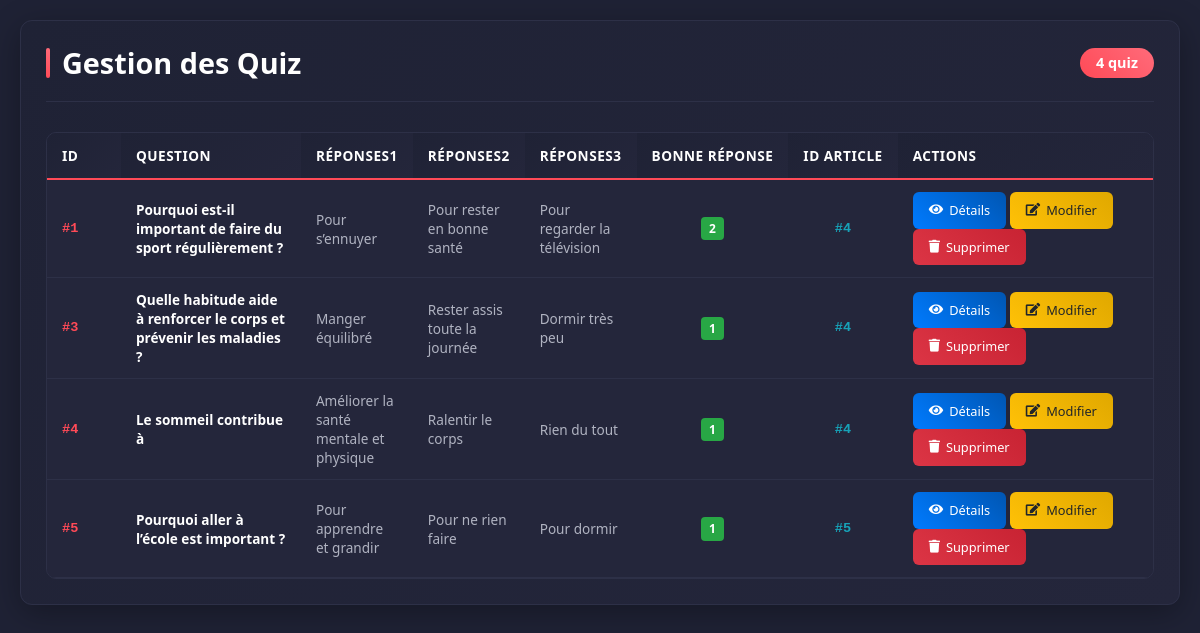
Page /view/backoffice/quiz/listeQuiz.php on the committed database.
### tables this page shows
CREATE TABLE `quiz` (
  `id_quiz` int(11) NOT NULL,
  `question` text NOT NULL,
  `reponse1` varchar(255) NOT NULL,
  `reponse2` varchar(255) NOT NULL,
  `reponse3` varchar(255) NOT NULL,
  `bonne_reponse` varchar(10) NOT NULL,
  `id_article` int(11) NOT NULL
);

### controller/QuizController.php (called while the page is built, shortened)
<?php
class QuizController {
    public function listQuiz() {
        $sql = "SELECT * FROM quiz";
        $db = config::getConnexion();
        try {
            $list = $db->query($sql);
            return $list;
        } catch (Exception $e) {
            die('Error:' . $e->getMessage());
        }
    }
    public function getQuizCount() {
        return $this->getTableCount('quiz');
    }
    private function getTableCount($tableName) {
        try {
            $db = config::getConnexion();
            $allowedTables = ['article', 'quiz'];
            $stmt = $db->query("SELECT COUNT(*) as total FROM " . $tableName);
            $result = $stmt->fetch();
            return $result['total'] ?? 0;
        } catch (Exception $e) {
            error_log("Erreur QuizController - {$tableName}: " . $e->getMessage());
            return 0;
        }
    }
}
?>

### view/backoffice/quiz/listeQuiz.php (the view, shortened to what this page needs)
<?php
include_once __DIR__ . '/../../../Controller/QuizController.php';
$quizController = new QuizController();
$quizsResult = $quizController->listQuiz();
$count_quiz = $quizController->getQuizCount();
?>
<!DOCTYPE html>
<html lang="fr">
<head>
    <link rel="stylesheet" href="../assets/css/bootstrap.min.css" />
    <link rel="stylesheet" href="../assets/css/all.css" />
    <link rel="stylesheet" href="../assets/css/listequiz.css">
</head>
<body>
        <div class="container">
            <section class="content-section" id="quiz-section">
                <div class="section-header">
                    <h2>Gestion des Quiz</h2>
                    <span class="badge"><?php echo $count_quiz; ?> quiz</span>
                </div>
                <div class="table-container">
                    <table class="data-table">
                        <tr>
                            <th>ID</th>
                            <th>Question</th>
                            <th>Réponses1</th>
                            <th>Réponses2</th>
                            <th>Réponses3</th>
                            <th>Bonne Réponse</th>
                            <th>ID Article</th>
                            <th class="actions-header">Actions</th>
                        </tr>
                        <?php foreach($quizsResult as $quiz) {?>
                        <tr>
                            <td class="id-cell">#<?php echo $quiz['id_quiz']; ?></td>
                            <td class="question-cell"><?php echo $quiz['question']; ?></td>
                            <td class="answers-cell"><?php echo $quiz['reponse1']; ?></td>
                            <td class="answers-cell"><?php echo $quiz['reponse2']; ?></td>
                            <td class="answers-cell"><?php echo $quiz['reponse3']; ?></td>
                            <td class="correct-answer-cell">
                                <span class="correct-badge"><?php echo $quiz['bonne_reponse']; ?></span>
                            </td>
                            <td class="article-id-cell">#<?php echo $quiz['id_article']; ?></td>
                            <td class="actions-cell">
                                <a href="detailsQuiz.php?id=<?php echo $quiz['id_quiz']; ?>" class="btn-action btn-details">
                                    <i class="fas fa-eye"></i> Détails
                                </a>
                                <a href="updateQuiz.php?id=<?php echo $quiz['id_quiz']; ?>" class="btn-action btn-edit">
                                    <i class="fas fa-edit"></i> Modifier
                                </a>
                                <a href="deletequiz.php?id=<?php echo $quiz['id_quiz']; ?>" class="btn-action btn-delete">
                                    <i class="fas fa-trash"></i> Supprimer
                                </a>
                            </td>
                        </tr>
                        <?php } ?>
                    </table>
                </div>
            </section>
        </div>
</body>
</html>

### view/backoffice/assets/css/all.css (style rules this page uses)
.fa, .fas, .far, .fal, .fab { -moz-osx-font-smoothing: grayscale; -webkit-font-smoothing: antialiased; display: inline-block; font-style: normal; font-variant: normal; text-rendering: auto; line-height: 1; }
.fa-edit:before { content: "\f044"; }
.fa-eye:before { content: "\f06e"; }
.fa-trash:before { content: "\f1f8"; }
.fa, .fas { font-family: 'Font Awesome 5 Free'; font-weight: 900; }

### view/backoffice/quiz/listeQuiz.php (style rules this page uses)
:root { --primary-color: #ff4a57; --secondary-color: #1f2235; --accent-color: #24263b; --text-color: #ffffff; --success-color: #28a745; --warning-color: #ffc107; --info-color: #17a2b8; --border-color: #2d3047; --danger-color: #dc3545; --dark-color: #15172b; --light-color: #f8f9fa; --gray-color: #6c757d; --text-muted: #8a8da5; --transition: all 0.3s ease; --border-radius: 12px; --box-shadow: 0 8px 32px rgba(0, 0, 0, 0.3); }
body { background: var(--secondary-color); color: var(--text-color); font-family: 'Segoe UI', Tahoma, Geneva, Verdana, sans-serif; }
.container { max-width: 1200px; margin: 0 auto; padding: 20px; }
.correct-badge { background: var(--success-color); color: white; padding: 2px 8px; border-radius: 4px; font-size: 0.75rem; font-weight: bold; }
.btn-details { background: linear-gradient(45deg, #007bff, #0056b3); color: white; }
.btn-edit { background: linear-gradient(45deg, #ffc107, #e0a800); color: #212529; }
.btn-delete { background: linear-gradient(45deg, #dc3545, #c82333); color: white; }

### rows in the picture
quiz: id_quiz "1", question "Pourquoi est-il important de faire du sport régulièrement ?", reponse1 "Pour s’ennuyer", reponse2 "Pour rester en bonne santé", reponse3 "Pour regarder la télévision", bonne_reponse "2", id_article "4"
quiz: id_quiz "3", question "Quelle habitude aide à renforcer le corps et prévenir les maladies ?", reponse1 "Manger équilibré", reponse2 "Rester assis toute la journée", reponse3 "Dormir très peu", bonne_reponse "1", id_article "4"
quiz: id_quiz "4", question "Le sommeil contribue à", reponse1 "Améliorer la santé mentale et physique", reponse2 "Ralentir le corps", reponse3 "Rien du tout", bonne_reponse "1", id_article "4"
quiz: id_quiz "5", question "Pourquoi aller à l’école est important ?", reponse1 "Pour apprendre et grandir", reponse2 "Pour ne rien faire", reponse3 "Pour dormir", bonne_reponse "1", id_article "5"

### other values in the picture
$count_quiz "4"
